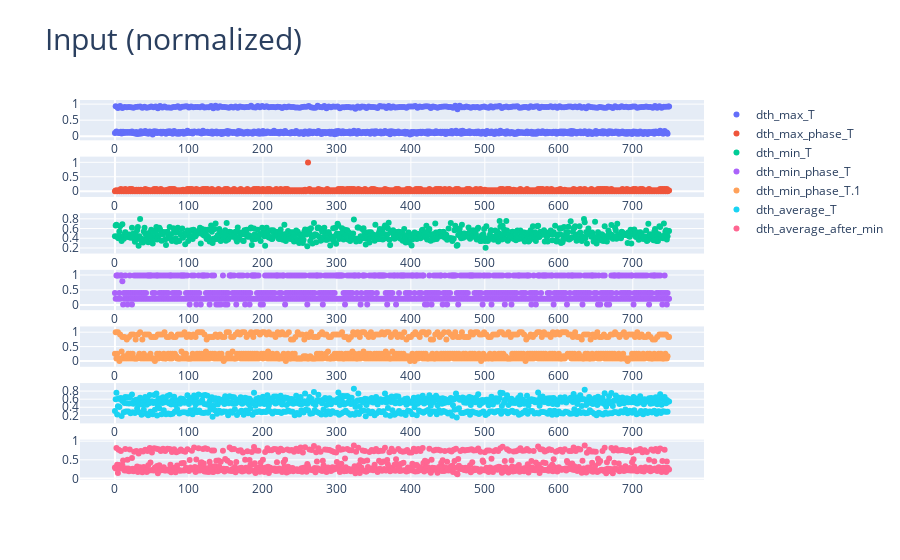
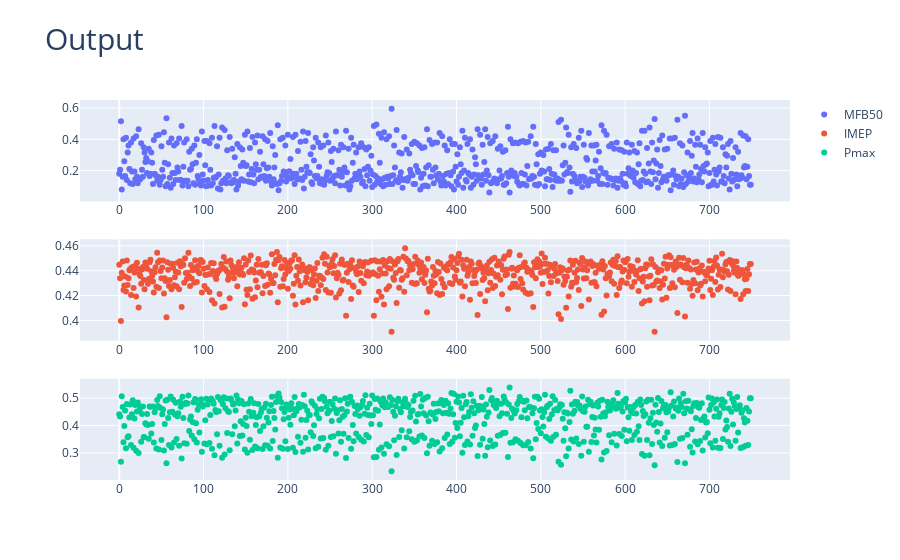

These figures' notebook cell, in order:
### Code cell
"""
Visualization of input and output

Plotly: 
https://plotly.com/python/getting-started-with-chart-studio/
Subplot  https://plotly.com/python/creating-and-updating-figures/
"""

# import plotly.plotly as py
# import plotly.graph_objs as go
import chart_studio
import plotly.graph_objects as go
import plotly.io as pio
from plotly.subplots import make_subplots


"""
INPUT
"""
fig_input = make_subplots(rows=size_input, cols=1) #Variable: size_input
fig_input.update_layout(title_text="Input (normalized)",
                  title_font_size=30)
for i in range(size_input):
    fig_input.add_trace(go.Scatter(
        y = data_input.iloc[:,i], 
        text = data_input_index_array[i],
        mode='markers', 
        name = data_input_index_array[i]
), row=(i+1),col=1)

"""
OUTPUT
"""
fig_output = make_subplots(rows=size_output, cols=1)
fig_output.update_layout(title_text="Output",
                  title_font_size=30)
for i in range(size_output):
    fig_output.add_trace(go.Scatter(
        y = data_output.iloc[:,i], 
        text = data_output_index_array[i],
        mode='markers', 
        name = data_output_index_array[i]
), row=(i+1),col=1)

#pio.show(fig)
fig_input.show()
fig_output.show()

### Figure 1 — Plotly figure (JSON) as saved in the notebook; plotly's stock layout.template omitted (floating-point values rounded to 4 significant figures; data arrays with more than 128 entries replaced by an {"elided": "..."} marker saying what was removed)
{"data": [{"mode": "markers", "name": "dth_max_T", "text": "dth_max_T", "type": "scatter", "xaxis": "x", "y": {"elided": "750 float values"}, "yaxis": "y"}, {"mode": "markers", "name": "dth_max_phase_T", "text": "dth_max_phase_T", "type": "scatter", "xaxis": "x2", "y": {"elided": "750 float values"}, "yaxis": "y2"}, {"mode": "markers", "name": "dth_min_T", "text": "dth_min_T", "type": "scatter", "xaxis": "x3", "y": {"elided": "750 float values"}, "yaxis": "y3"}, {"mode": "markers", "name": "dth_min_phase_T", "text": "dth_min_phase_T", "type": "scatter", "xaxis": "x4", "y": {"elided": "750 float values"}, "yaxis": "y4"}, {"mode": "markers", "name": "dth_min_phase_T.1", "text": "dth_min_phase_T.1", "type": "scatter", "xaxis": "x5", "y": {"elided": "750 float values"}, "yaxis": "y5"}, {"mode": "markers", "name": "dth_average_T", "text": "dth_average_T", "type": "scatter", "xaxis": "x6", "y": {"elided": "750 float values"}, "yaxis": "y6"}, {"mode": "markers", "name": "dth_average_after_min", "text": "dth_average_after_min", "type": "scatter", "xaxis": "x7", "y": {"elided": "750 float values"}, "yaxis": "y7"}], "layout": {"title": {"font": {"size": 30}, "text": "Input (normalized)"}, "xaxis": {"anchor": "y", "domain": [0, 1]}, "xaxis2": {"anchor": "y2", "domain": [0, 1]}, "xaxis3": {"anchor": "y3", "domain": [0, 1]}, "xaxis4": {"anchor": "y4", "domain": [0, 1]}, "xaxis5": {"anchor": "y5", "domain": [0, 1]}, "xaxis6": {"anchor": "y6", "domain": [0, 1]}, "xaxis7": {"anchor": "y7", "domain": [0, 1]}, "yaxis": {"anchor": "x", "domain": [0.8939, 1]}, "yaxis2": {"anchor": "x2", "domain": [0.7449, 0.851]}, "yaxis3": {"anchor": "x3", "domain": [0.5959, 0.702]}, "yaxis4": {"anchor": "x4", "domain": [0.4469, 0.5531]}, "yaxis5": {"anchor": "x5", "domain": [0.298, 0.4041]}, "yaxis6": {"anchor": "x6", "domain": [0.149, 0.2551]}, "yaxis7": {"anchor": "x7", "domain": [0, 0.1061]}}}

### Figure 2 — Plotly figure (JSON) as saved in the notebook; plotly's stock layout.template omitted (floating-point values rounded to 4 significant figures; data arrays with more than 128 entries replaced by an {"elided": "..."} marker saying what was removed)
{"data": [{"mode": "markers", "name": "MFB50", "text": "MFB50", "type": "scatter", "xaxis": "x", "y": {"elided": "750 float values"}, "yaxis": "y"}, {"mode": "markers", "name": "IMEP", "text": "IMEP", "type": "scatter", "xaxis": "x2", "y": {"elided": "750 float values"}, "yaxis": "y2"}, {"mode": "markers", "name": "Pmax", "text": "Pmax", "type": "scatter", "xaxis": "x3", "y": {"elided": "750 float values"}, "yaxis": "y3"}], "layout": {"title": {"font": {"size": 30}, "text": "Output"}, "xaxis": {"anchor": "y", "domain": [0, 1]}, "xaxis2": {"anchor": "y2", "domain": [0, 1]}, "xaxis3": {"anchor": "y3", "domain": [0, 1]}, "yaxis": {"anchor": "x", "domain": [0.7333, 1]}, "yaxis2": {"anchor": "x2", "domain": [0.3667, 0.6333]}, "yaxis3": {"anchor": "x3", "domain": [0, 0.2667]}}}
